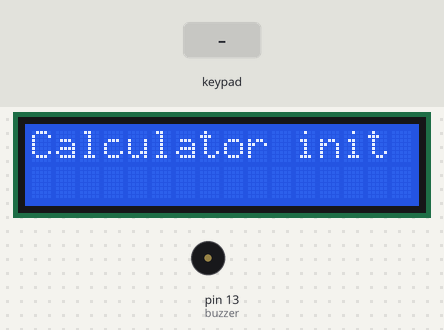
Recording of a sketch running on a simulated Arduino Uno, built with avr-gcc and run on an emulated ATmega328P. Shown: 16×2 character LCD, buzzer (waves = sounding, pin HIGH). Inputs (shaded band) come from the test bench. What the sketch prints to the serial monitor is not drawn.

Above: at 0.1 s.
2.8 s: keypad keys 7 + 5 = pressed 0.4 s apart
At 5.3 s:
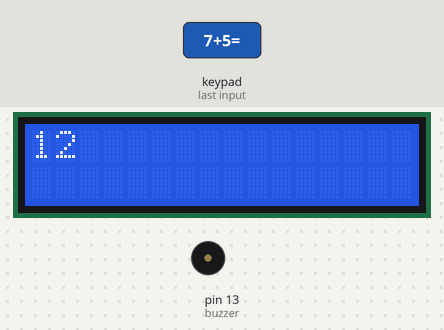
6.0 s: key '*' pressed
At 6.4 s:
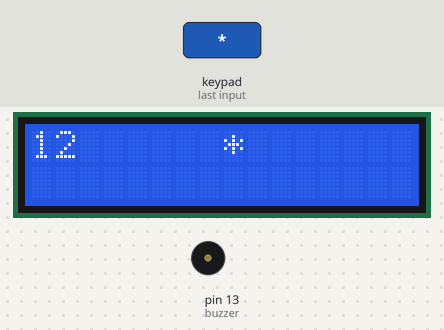
7.5 s: key '/' pressed
At 8.7 s:
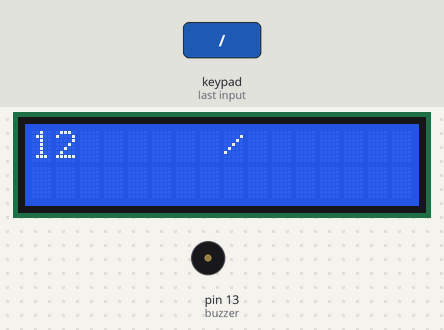
9.0 s: key '=' pressed
At 10.1 s:
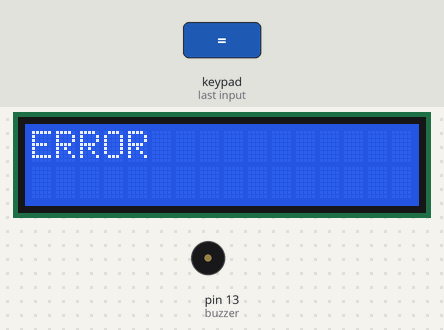
10.5 s: keypad keys 2 3 4 5 * pressed 0.4 s apart
At 13.3 s:
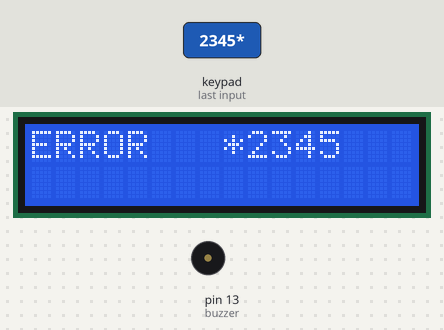
14.0 s: keypad keys 8 / 2 = pressed 0.4 s apart
At 14.61 s:
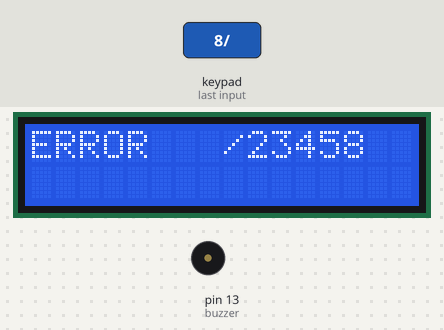
Timing chart, 0 to 17.2 s (numbered marks = the images above; inputs shaded):
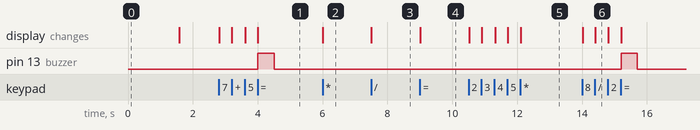

The sketch:

main.ino
```cpp
// include libs
#include <LiquidCrystal_I2C.h>
#include <IRremote.h>
#include <Keypad.h>
//#include <Adafruit_LiquidCrystal.h>

// defining ir pin
#define IR_RECEIVER_PIN 11

//defining lcd
//Adafruit_LiquidCrystal lcd(0);
LiquidCrystal_I2C lcd(0x27, 16, 2);

//defining keypad dimension
const byte rows = 4;
const byte columns = 4;

// defining variables
long currentnumber;
long firstnumber;
long lastnumber;
int digit;
char operation;
bool numberEntered = false;

//defining buttons
char keys[rows][columns] = {
  {'1', '2', '3', '+'},
  {'4', '5', '6', '-'},
  {'7', '8', '9', '*'},
  {'c', '0', '=', '/'}
};

//defining buttons to digital pins
byte rowPins[rows] = {2,3,4,5};
byte colPins[columns] = {6,7,8,9};
// declaring the keypad
Keypad myKeypad = Keypad(makeKeymap(keys), rowPins, colPins, rows, columns);

void setup()
{
  Serial.begin(9600);
  // lcd.begin(16, 2);
  // lcd.setCursor(0,0);
  // lcd.print("Calculator init");
  // lcd.setCursor(0,1);
  // lcd.print("Welcome...");

  // delay(2000);
  // lcd.clear();

  lcd.init();
  lcd.backlight();
  lcd.setCursor(0,0);
  // lcd.print("Hellow World");
  lcd.print("Calculator init");
  delay(1500);
  lcd.clear();
  pinMode(13, OUTPUT);
  IrReceiver.begin(IR_RECEIVER_PIN);
}

/**
0-9: digits
A - +
B - -
C - *
D - /
* - clear
# - =
**/

void loop()
{
  char input = '\0';

// ir remote input
  if(IrReceiver.decode()){
    input = decodeRemote(IrReceiver.decodedIRData.command);
    IrReceiver.resume();
  }
// keypad input
  char customKey = myKeypad.getKey();
  if (customKey){
    input = customKey;
  }
// serial printing for debugging
  if (input !='\0') {
    // lcd.print(input);
    Serial.println(input);
  }
// first number input
  if (operation == '\0' && input >= '0' && input <= '9') {
    digit = input - '0';
    if (currentnumber <= 9999999) {
    currentnumber = currentnumber * 10 + digit;
    }
    numberEntered = true;
    lcd.setCursor(0, 0);
    lcd.print("       ");
    lcd.setCursor(0, 0);
    lcd.print(currentnumber);
  }
// operator input
  if ((input == '-' || input == '+' || input == '*' || input == '/' ) && numberEntered) {
    if (operation == '\0') {
    firstnumber = currentnumber;
    currentnumber = 0;
    }

    operation = input;
    lcd.setCursor(8, 0);
    lcd.print(input);
  }
// second number input
  if (operation != '\0'&& input >= '0' && input <= '9') {
    digit = input - '0';
    if (currentnumber <= 9999999) {
    currentnumber = currentnumber * 10 + digit;
    }
    lcd.setCursor(9, 0);
    lcd.print("       ");
    lcd.setCursor(9, 0);
    lcd.print(currentnumber);
  }
// performing the operation
  if (input == '=') {
    lastnumber = currentnumber;
    switch (operation) {
      case '+':
      currentnumber = firstnumber+lastnumber;
      break;
      case '-':
      currentnumber = firstnumber-lastnumber;
      break;
      case '*':
      currentnumber = firstnumber*lastnumber;
      break;
      // division case with error handling for division by zero
      case '/':
        if (lastnumber != 0) {
          currentnumber = firstnumber/lastnumber;
        }
        else{
          reset_lcd();
          lcd.print("ERROR");
          return;
        }
      break;
      }
     reset_lcd();
     lcd.print(currentnumber);

// ressetting all the variables for next operation
     firstnumber = 0;
     lastnumber = 0;
     currentnumber = 0;
     operation = '\0';
// beep
     digitalWrite(13, HIGH);
     delay(500);
     digitalWrite(13, LOW);
    }

// clear
  if (input == 'c') {
    currentnumber = 0;
    reset_lcd();
  }

}

void reset_lcd(){
  lcd.clear();
  lcd.setCursor(0,0);
}
// function to decode the ir remote input
char decodeRemote(uint8_t ir_input){
  switch (ir_input) {
  case 48:
  return '1';
  case 24:
  return '2';
  case 122:
  return '3';
  case 16:
  return '4';
  case 56:
  return '5';
  case 90:
  return '6';
  case 66:
  return '7';
  case 74:
  return '8';
  case 82:
  return '9';
  case 104:
  return '0';
  case 162:
  return 'c';
  case 226:
  return '=';
  case 2:
  return '+';
  case 224:
  return '*';
  case 168:
  return '=';
  case 144:
  return '/';
  case 152:
  return '-';
  default:
  return '\0';
  }
}
```

Measured:
- after the input at 2.8 s, pin 13 (buzzer): LOW → HIGH after 1.2 s, → LOW 0.50 s later; the display: first changes at once (image 1 shows a later state)
- after the input at 6.0 s, the display: changes at once (image 2)
- after the input at 7.5 s, the display: changes at once (image 3)
- after the input at 9.0 s, the display: changes at once (image 4)
- after the input at 10.5 s, the display: first changes at once (image 5 shows a later state)
- after the input at 14.0 s, pin 13 (buzzer): LOW → HIGH after 1.2 s, → LOW 0.50 s later; the display: first changes at once (image 6 shows a later state)
